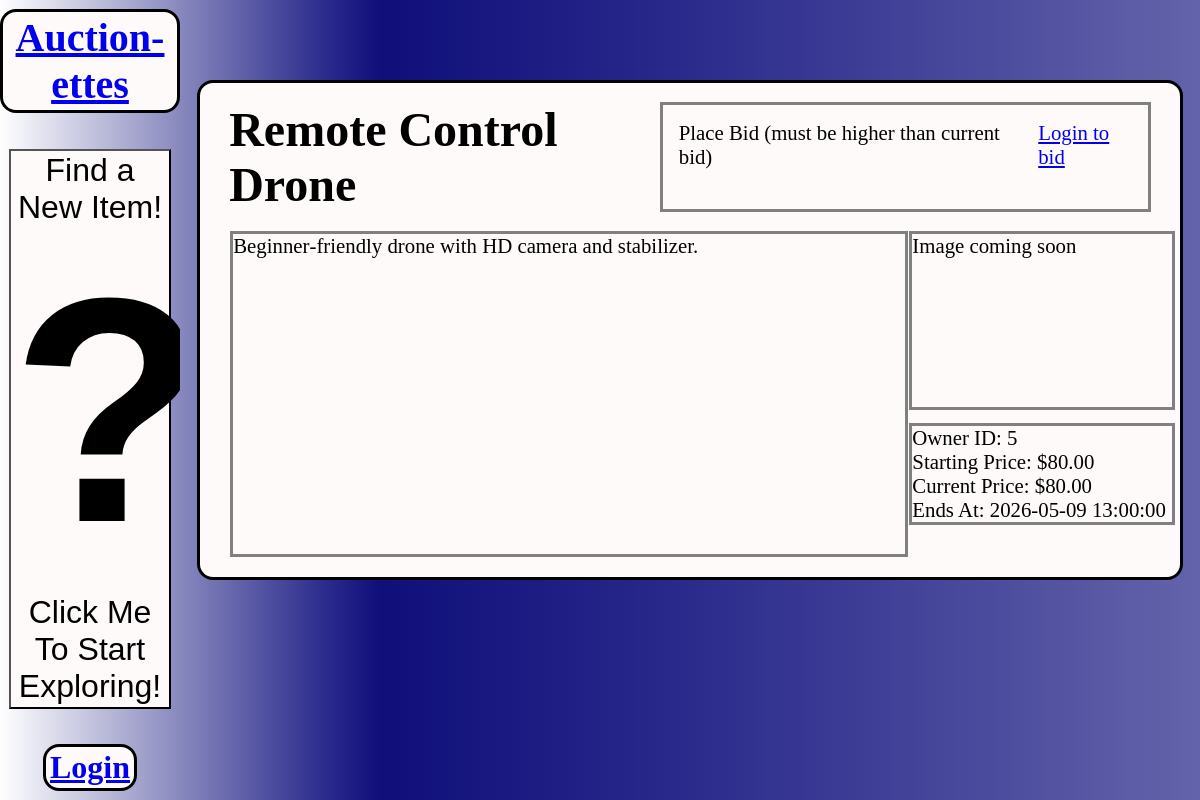
/item.php?id=10, run on the app's committed database.
### tables this page shows
CREATE TABLE listing (
    listing_id INT AUTO_INCREMENT PRIMARY KEY,
    user_id INT NOT NULL,
    title VARCHAR(255) NOT NULL,
    description TEXT,
    starting_price DECIMAL(10,2) NOT NULL,
    current_price DECIMAL(10,2) NOT NULL,
    status ENUM('active','sold','expired') NOT NULL DEFAULT 'active',
    image_path VARCHAR(255),
    created_at TIMESTAMP DEFAULT CURRENT_TIMESTAMP,
    updated_at TIMESTAMP NOT NULL DEFAULT CURRENT_TIMESTAMP ON UPDATE CURRENT_TIMESTAMP,
    ends_at DATETIME NOT NULL,
    reserve_price DECIMAL(10,2),
    category_id INT NULL,
    item_condition ENUM('new','used','refurbished') NOT NULL DEFAULT 'used',

    FOREIGN KEY (user_id)
        REFERENCES users(user_id)
        ON DELETE CASCADE,

    FOREIGN KEY (category_id)
        REFERENCES category(category_id)
);

### db-con.php (called while the page is built, shortened)
<?php
$type = 'mysql';
$server = 'localhost';
$db = 'auctionDB';
$port = '3306';
$charset = 'utf8mb4';
$username = 'root';
$password = '';
$options = [
    PDO::ATTR_ERRMODE => PDO::ERRMODE_EXCEPTION,
    PDO::ATTR_DEFAULT_FETCH_MODE => PDO::FETCH_ASSOC,
    PDO::ATTR_EMULATE_PREPARES => false,
];
$dsn = "$type:host=$server;dbname=$db;port=$port;charset=$charset";

### database.php (called while the page is built)
<?php
include 'db-con.php';
class Database {
    private PDO $pdo;
    private static ?Database $instance = null;
    private function __construct() {
        global $dsn, $username, $password, $options;
        try {
            $this->pdo = new PDO($dsn, $username, $password, $options);
        } catch (PDOException $e) {
            echo "{$e->getMessage()}";
        }
    }
    public static function getInstance(): Database {
        if (self::$instance === null) {
            self::$instance = new Database();
        }
        return self::$instance;
    }
    public function getConnection(): PDO {
        return $this->pdo;
    }
}

### listings.php (called while the page is built, shortened)
<?php
require_once 'database.php';
class listing {
    private PDO $pdo;
    public function __construct() {
        $this->pdo = Database::getInstance()->getConnection();
    }
public function getById(int $listingId): array|false {
    $query = "SELECT * FROM listing WHERE listing_id = :listing_id";
    $stmt = $this->pdo->prepare($query);
    $stmt->bindValue(':listing_id', $listingId, PDO::PARAM_INT);
    $stmt->execute();
    return $stmt->fetch();
}
}

### item.php (the view, shortened to what this page needs)
<?php
require_once 'listings.php';
$listing = new listing();
$listingId = (int)($_GET['id'] ?? 0);
$item = $listing->getById($listingId);
?>
<!DOCTYPE html>
<html>
<head>
  <link href="item.css" rel="stylesheet" />
</head>
<body>
<div id="header">
    <h1><a href="index.php">Auction-ettes</a></h1>
    <button class="advert">
        Find a New Item!
        <h3>?</h3>
        Click Me To Start Exploring!
    </button>
    <?php if (isset($_SESSION['user_id'])): ?>
        <h2><a href="account.php">Your Account</a></h2>
        <h2><a href="logout.php">Logout</a></h2>
    <?php else: ?>
        <h2><a href="login.php">Login</a></h2>
    <?php endif; ?>
</div>
<main>
    <div id="item_name">
        <h1><?php echo htmlspecialchars($item['title']); ?></h1>
        <div id="item_bid">
            <p>Place Bid (must be higher than current bid)</p>
            <?php if (isset($_SESSION['user_id'])): ?>
                <form method="POST" action="bid.php">
                    <input type="hidden" name="listing_id" value="<?php echo $item['listing_id']; ?>">
                    <input type="number" step="0.01" name="bid_amount" placeholder="Enter Bid"/>
                    <button type="submit">Bid 💰</button>
                </form>
            <?php else: ?>
                <p><a href="login.php">Login to bid</a></p>
            <?php endif; ?>
        </div>
    </div>
    <div id="left_half">
        <div id="item_description">
            <p><?php echo htmlspecialchars($item['description']); ?></p>
        </div>
        <div id="right_half">
            <div id="item_image">
                <p>Image coming soon </p>
            </div>
            <div id="item_properties">
                <p>Owner ID: <?php echo htmlspecialchars($item['user_id']); ?></p>
                <p>Starting Price: $<?php echo htmlspecialchars($item['starting_price']); ?></p>
                <p>Current Price: $<?php echo htmlspecialchars($item['current_price']); ?></p>
                <p>Ends At: <?php echo htmlspecialchars($item['ends_at']); ?></p>
            </div>
        </div>
    </div>
</main>
</body>
</html>

### item.css (style rules this page uses)
* { padding: 0; margin: 0; box-sizing: boarder-box; }
body { background-image: url('backdrop.PNG'); background-repeat: no-repeat; background-size:fill; background-attachment: fixed; display: flex; justify-content: center; background-color: grey; }
main { padding: 0px 10px; background-color: snow; border: 3px black solid; border-radius: 16px; margin-top: 5rem; display: flex; flex-direction: column; justify-content: center; margin-left: 20%; margin-right: 5%; min-width: 80%; }

### data on the page
listing: title "Remote Control Drone", description "Beginner‑friendly drone with HD camera and stabilizer.", user "5", starting_price "80.00", current_price "80.00", ends_at "2026-05-09 13:00:00"
